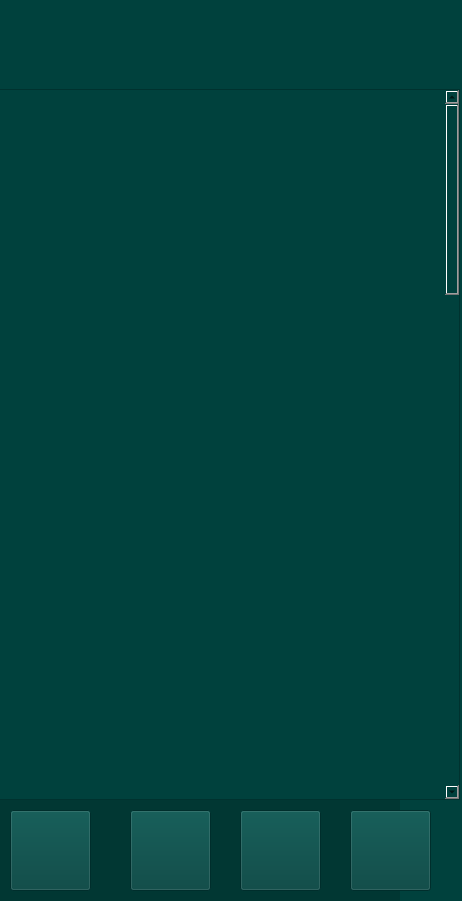
<?xml version="1.0" encoding="UTF-8"?>
<ui version="4.0">
 <class>Form</class>
 <widget class="QWidget" name="Form">
  <property name="geometry">
   <rect>
    <x>0</x>
    <y>0</y>
    <width>462</width>
    <height>901</height>
   </rect>
  </property>
  <property name="minimumSize">
   <size>
    <width>462</width>
    <height>901</height>
   </size>
  </property>
  <property name="maximumSize">
   <size>
    <width>462</width>
    <height>901</height>
   </size>
  </property>
  <property name="windowTitle">
   <string>Form</string>
  </property>
  <property name="styleSheet">
   <string notr="true">background-color: rgb(0, 65, 61);</string>
  </property>
  <widget class="QLabel" name="label">
   <property name="geometry">
    <rect>
     <x>0</x>
     <y>0</y>
     <width>463</width>
     <height>111</height>
    </rect>
   </property>
   <property name="text">
    <string/>
   </property>
   <property name="pixmap">
    <pixmap>fotos/info.png</pixmap>
   </property>
  </widget>
  <widget class="QLabel" name="label_4">
   <property name="geometry">
    <rect>
     <x>0</x>
     <y>800</y>
     <width>400</width>
     <height>101</height>
    </rect>
   </property>
   <property name="styleSheet">
    <string notr="true">background-color: rgb(1, 55, 51);</string>
   </property>
   <property name="text">
    <string/>
   </property>
  </widget>
  <widget class="QPushButton" name="menu_4">
   <property name="geometry">
    <rect>
     <x>10</x>
     <y>810</y>
     <width>81</width>
     <height>81</height>
    </rect>
   </property>
   <property name="styleSheet">
    <string notr="true">#botaomenu{
border:none;
}</string>
   </property>
   <property name="text">
    <string/>
   </property>
   <property name="icon">
    <iconset>
     <normaloff>fotos/menu.png</normaloff>fotos/menu.png</iconset>
   </property>
   <property name="iconSize">
    <size>
     <width>81</width>
     <height>81</height>
    </size>
   </property>
  </widget>
  <widget class="QPushButton" name="treino">
   <property name="geometry">
    <rect>
     <x>130</x>
     <y>810</y>
     <width>81</width>
     <height>81</height>
    </rect>
   </property>
   <property name="styleSheet">
    <string notr="true">#botaotreino{
border:none;
}</string>
   </property>
   <property name="text">
    <string/>
   </property>
   <property name="icon">
    <iconset>
     <normaloff>fotos/treino.png</normaloff>fotos/treino.png</iconset>
   </property>
   <property name="iconSize">
    <size>
     <width>81</width>
     <height>81</height>
    </size>
   </property>
  </widget>
  <widget class="QPushButton" name="config">
   <property name="geometry">
    <rect>
     <x>240</x>
     <y>810</y>
     <width>81</width>
     <height>81</height>
    </rect>
   </property>
   <property name="styleSheet">
    <string notr="true">#botaoconfig{
border:none;
}</string>
   </property>
   <property name="text">
    <string/>
   </property>
   <property name="icon">
    <iconset>
     <normaloff>fotos/config.png</normaloff>fotos/config.png</iconset>
   </property>
   <property name="iconSize">
    <size>
     <width>81</width>
     <height>81</height>
    </size>
   </property>
  </widget>
  <widget class="QPushButton" name="perfil">
   <property name="geometry">
    <rect>
     <x>350</x>
     <y>810</y>
     <width>81</width>
     <height>81</height>
    </rect>
   </property>
   <property name="styleSheet">
    <string notr="true">#botaoperfil{
border:none;
}</string>
   </property>
   <property name="text">
    <string/>
   </property>
   <property name="icon">
    <iconset>
     <normaloff>fotos/perfil.png</normaloff>fotos/perfil.png</iconset>
   </property>
   <property name="iconSize">
    <size>
     <width>80</width>
     <height>80</height>
    </size>
   </property>
  </widget>
  <widget class="QScrollArea" name="scrollArea">
   <property name="geometry">
    <rect>
     <x>-1</x>
     <y>89</y>
     <width>461</width>
     <height>711</height>
    </rect>
   </property>
   <property name="widgetResizable">
    <bool>true</bool>
   </property>
   <widget class="QWidget" name="scrollAreaWidgetContents">
    <property name="geometry">
     <rect>
      <x>0</x>
      <y>-354</y>
      <width>442</width>
      <height>2518</height>
     </rect>
    </property>
    <layout class="QVBoxLayout" name="verticalLayout">
     <item>
      <widget class="QFrame" name="frame">
       <property name="minimumSize">
        <size>
         <width>400</width>
         <height>2500</height>
        </size>
       </property>
       <property name="frameShape">
        <enum>QFrame::StyledPanel</enum>
       </property>
       <property name="frameShadow">
        <enum>QFrame::Raised</enum>
       </property>
       <widget class="QLabel" name="label_3">
        <property name="geometry">
         <rect>
          <x>-30</x>
          <y>-40</y>
          <width>463</width>
          <height>2500</height>
         </rect>
        </property>
        <property name="text">
         <string/>
        </property>
        <property name="pixmap">
         <pixmap>fotos/infos.png</pixmap>
        </property>
       </widget>
      </widget>
     </item>
    </layout>
   </widget>
  </widget>
 </widget>
 <resources/>
 <connections/>
</ui>
